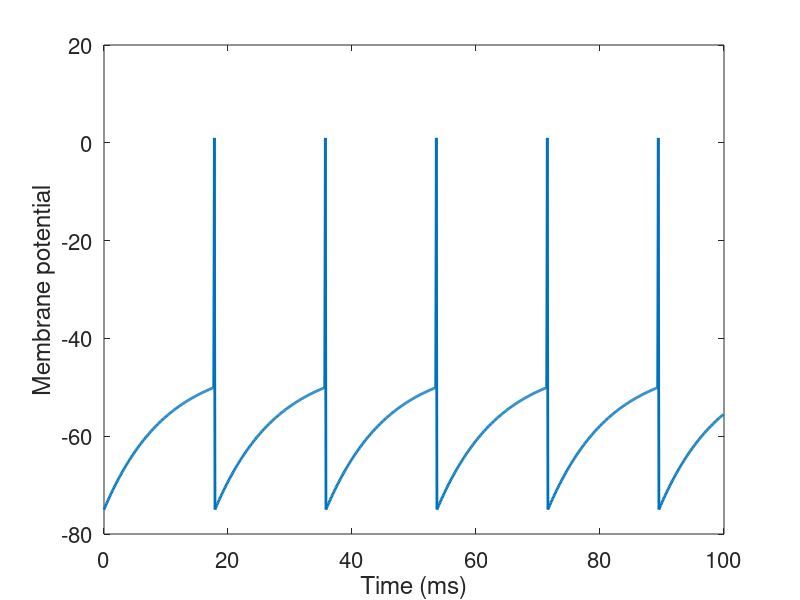

The MATLAB script that drew this image:
%IF neuron
clc;
clear;

fs=16;% font size

V0= 30;%mV
T=100;%msec
dt=0.1; %msec
taum=10;%ms Time constant

Vrest=-75;
Vthres=-50;

maxsteps=round(T/dt);

V=zeros(1,round(T/dt));
V(1,1)=Vrest;

beta=dt/taum;
alpha=1-beta;


for timestep=2:1:maxsteps
    V(1,timestep)=alpha*V(1,timestep-1)+beta*Vrest+beta*V0;
    if V(1,timestep)>Vthres
       V(1,timestep)=Vrest;
       V(1,timestep-1)=1; %trick to make spikes look good
    end
    
end

time=0:dt:T-dt;

plot(time,V,'LineWidth',2)
xlabel('Time (ms)','fontsize',fs);
ylabel('Membrane potential','fontsize',fs);
set(gca,'fontsize',fs);
